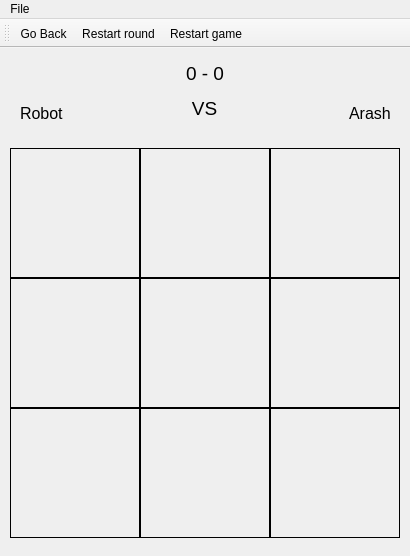
<?xml version="1.0" encoding="UTF-8"?>
<ui version="4.0">
 <class>MainWindow</class>
 <widget class="QMainWindow" name="MainWindow">
  <property name="geometry">
   <rect>
    <x>0</x>
    <y>0</y>
    <width>410</width>
    <height>556</height>
   </rect>
  </property>
  <property name="windowTitle">
   <string>MainWindow</string>
  </property>
  <property name="windowIcon">
   <iconset resource="resources.qrc">
    <normaloff>:/images/TicTacToe.png</normaloff>:/images/TicTacToe.png</iconset>
  </property>
  <property name="styleSheet">
   <string notr="true"/>
  </property>
  <widget class="QWidget" name="centralwidget">
   <widget class="QLabel" name="player1Label">
    <property name="geometry">
     <rect>
      <x>20</x>
      <y>50</y>
      <width>71</width>
      <height>31</height>
     </rect>
    </property>
    <property name="font">
     <font>
      <pointsize>12</pointsize>
     </font>
    </property>
    <property name="text">
     <string>Robot</string>
    </property>
   </widget>
   <widget class="QLabel" name="player2Label">
    <property name="geometry">
     <rect>
      <x>349</x>
      <y>50</y>
      <width>41</width>
      <height>31</height>
     </rect>
    </property>
    <property name="font">
     <font>
      <pointsize>12</pointsize>
     </font>
    </property>
    <property name="text">
     <string>Arash</string>
    </property>
   </widget>
   <widget class="QLabel" name="winsLabel">
    <property name="geometry">
     <rect>
      <x>184</x>
      <y>10</y>
      <width>42</width>
      <height>31</height>
     </rect>
    </property>
    <property name="font">
     <font>
      <pointsize>14</pointsize>
     </font>
    </property>
    <property name="text">
     <string>0 - 0</string>
    </property>
    <property name="alignment">
     <set>Qt::AlignCenter</set>
    </property>
   </widget>
   <widget class="QPushButton" name="board_00">
    <property name="geometry">
     <rect>
      <x>10</x>
      <y>100</y>
      <width>130</width>
      <height>130</height>
     </rect>
    </property>
    <property name="font">
     <font>
      <pointsize>33</pointsize>
      <weight>50</weight>
      <bold>false</bold>
     </font>
    </property>
    <property name="cursor">
     <cursorShape>PointingHandCursor</cursorShape>
    </property>
    <property name="styleSheet">
     <string notr="true">QPushButton{
	border: 1px solid #000;
}

QPushButton:hover{
	background-color: rgb(161, 161, 161);
}</string>
    </property>
    <property name="text">
     <string/>
    </property>
    <property name="X" stdset="0">
     <number>0</number>
    </property>
    <property name="Y" stdset="0">
     <number>0</number>
    </property>
   </widget>
   <widget class="QLabel" name="vsLabel">
    <property name="geometry">
     <rect>
      <x>189</x>
      <y>45</y>
      <width>31</width>
      <height>31</height>
     </rect>
    </property>
    <property name="font">
     <font>
      <pointsize>14</pointsize>
     </font>
    </property>
    <property name="text">
     <string>VS</string>
    </property>
    <property name="alignment">
     <set>Qt::AlignCenter</set>
    </property>
   </widget>
   <widget class="QPushButton" name="board_01">
    <property name="geometry">
     <rect>
      <x>140</x>
      <y>100</y>
      <width>130</width>
      <height>130</height>
     </rect>
    </property>
    <property name="font">
     <font>
      <pointsize>33</pointsize>
      <weight>50</weight>
      <bold>false</bold>
     </font>
    </property>
    <property name="cursor">
     <cursorShape>PointingHandCursor</cursorShape>
    </property>
    <property name="styleSheet">
     <string notr="true">QPushButton{
	border: 1px solid #000;
}

QPushButton:hover{
	background-color: rgb(161, 161, 161);
}</string>
    </property>
    <property name="text">
     <string/>
    </property>
    <property name="X" stdset="0">
     <number>1</number>
    </property>
    <property name="Y" stdset="0">
     <number>0</number>
    </property>
   </widget>
   <widget class="QPushButton" name="board_02">
    <property name="geometry">
     <rect>
      <x>270</x>
      <y>100</y>
      <width>130</width>
      <height>130</height>
     </rect>
    </property>
    <property name="font">
     <font>
      <pointsize>33</pointsize>
      <weight>50</weight>
      <bold>false</bold>
     </font>
    </property>
    <property name="cursor">
     <cursorShape>PointingHandCursor</cursorShape>
    </property>
    <property name="styleSheet">
     <string notr="true">QPushButton{
	border: 1px solid #000;
}

QPushButton:hover{
	background-color: rgb(161, 161, 161);
}</string>
    </property>
    <property name="text">
     <string/>
    </property>
    <property name="X" stdset="0">
     <number>2</number>
    </property>
    <property name="Y" stdset="0">
     <number>0</number>
    </property>
   </widget>
   <widget class="QPushButton" name="board_10">
    <property name="geometry">
     <rect>
      <x>10</x>
      <y>230</y>
      <width>130</width>
      <height>130</height>
     </rect>
    </property>
    <property name="font">
     <font>
      <pointsize>33</pointsize>
      <weight>50</weight>
      <bold>false</bold>
     </font>
    </property>
    <property name="cursor">
     <cursorShape>PointingHandCursor</cursorShape>
    </property>
    <property name="styleSheet">
     <string notr="true">QPushButton{
	border: 1px solid #000;
}

QPushButton:hover{
	background-color: rgb(161, 161, 161);
}</string>
    </property>
    <property name="text">
     <string/>
    </property>
    <property name="X" stdset="0">
     <number>0</number>
    </property>
    <property name="Y" stdset="0">
     <number>1</number>
    </property>
   </widget>
   <widget class="QPushButton" name="board_12">
    <property name="geometry">
     <rect>
      <x>270</x>
      <y>230</y>
      <width>130</width>
      <height>130</height>
     </rect>
    </property>
    <property name="font">
     <font>
      <pointsize>33</pointsize>
      <weight>50</weight>
      <bold>false</bold>
     </font>
    </property>
    <property name="cursor">
     <cursorShape>PointingHandCursor</cursorShape>
    </property>
    <property name="styleSheet">
     <string notr="true">QPushButton{
	border: 1px solid #000;
}

QPushButton:hover{
	background-color: rgb(161, 161, 161);
}</string>
    </property>
    <property name="text">
     <string/>
    </property>
    <property name="X" stdset="0">
     <number>2</number>
    </property>
    <property name="Y" stdset="0">
     <number>1</number>
    </property>
   </widget>
   <widget class="QPushButton" name="board_11">
    <property name="geometry">
     <rect>
      <x>140</x>
      <y>230</y>
      <width>130</width>
      <height>130</height>
     </rect>
    </property>
    <property name="font">
     <font>
      <pointsize>33</pointsize>
      <weight>50</weight>
      <bold>false</bold>
     </font>
    </property>
    <property name="cursor">
     <cursorShape>PointingHandCursor</cursorShape>
    </property>
    <property name="styleSheet">
     <string notr="true">QPushButton{
	border: 1px solid #000;
}

QPushButton:hover{
	background-color: rgb(161, 161, 161);
}</string>
    </property>
    <property name="text">
     <string/>
    </property>
    <property name="X" stdset="0">
     <number>1</number>
    </property>
    <property name="Y" stdset="0">
     <number>1</number>
    </property>
   </widget>
   <widget class="QPushButton" name="board_20">
    <property name="geometry">
     <rect>
      <x>10</x>
      <y>360</y>
      <width>130</width>
      <height>130</height>
     </rect>
    </property>
    <property name="font">
     <font>
      <pointsize>33</pointsize>
      <weight>50</weight>
      <bold>false</bold>
     </font>
    </property>
    <property name="cursor">
     <cursorShape>PointingHandCursor</cursorShape>
    </property>
    <property name="styleSheet">
     <string notr="true">QPushButton{
	border: 1px solid #000;
}

QPushButton:hover{
	background-color: rgb(161, 161, 161);
}</string>
    </property>
    <property name="text">
     <string/>
    </property>
    <property name="X" stdset="0">
     <number>0</number>
    </property>
    <property name="Y" stdset="0">
     <number>2</number>
    </property>
   </widget>
   <widget class="QPushButton" name="board_22">
    <property name="geometry">
     <rect>
      <x>270</x>
      <y>360</y>
      <width>130</width>
      <height>130</height>
     </rect>
    </property>
    <property name="font">
     <font>
      <pointsize>33</pointsize>
      <weight>50</weight>
      <bold>false</bold>
     </font>
    </property>
    <property name="cursor">
     <cursorShape>PointingHandCursor</cursorShape>
    </property>
    <property name="styleSheet">
     <string notr="true">QPushButton{
	border: 1px solid #000;
}

QPushButton:hover{
	background-color: rgb(161, 161, 161);
}</string>
    </property>
    <property name="text">
     <string/>
    </property>
    <property name="X" stdset="0">
     <number>2</number>
    </property>
    <property name="Y" stdset="0">
     <number>2</number>
    </property>
   </widget>
   <widget class="QPushButton" name="board_21">
    <property name="geometry">
     <rect>
      <x>140</x>
      <y>360</y>
      <width>130</width>
      <height>130</height>
     </rect>
    </property>
    <property name="font">
     <font>
      <pointsize>33</pointsize>
      <weight>50</weight>
      <bold>false</bold>
     </font>
    </property>
    <property name="cursor">
     <cursorShape>PointingHandCursor</cursorShape>
    </property>
    <property name="styleSheet">
     <string notr="true">QPushButton{
	border: 1px solid #000;
}

QPushButton:hover{
	background-color: rgb(161, 161, 161);
}</string>
    </property>
    <property name="text">
     <string/>
    </property>
    <property name="X" stdset="0">
     <number>1</number>
    </property>
    <property name="Y" stdset="0">
     <number>2</number>
    </property>
   </widget>
  </widget>
  <widget class="QMenuBar" name="menubar">
   <property name="geometry">
    <rect>
     <x>0</x>
     <y>0</y>
     <width>410</width>
     <height>20</height>
    </rect>
   </property>
   <widget class="QMenu" name="menuFile">
    <property name="title">
     <string>File</string>
    </property>
    <addaction name="actionNew_game"/>
    <addaction name="actionRestart_Round"/>
    <addaction name="actionMain_Menu"/>
    <addaction name="actionExit"/>
   </widget>
   <addaction name="menuFile"/>
  </widget>
  <widget class="QToolBar" name="toolBar">
   <property name="windowTitle">
    <string>toolBar</string>
   </property>
   <attribute name="toolBarArea">
    <enum>TopToolBarArea</enum>
   </attribute>
   <attribute name="toolBarBreak">
    <bool>false</bool>
   </attribute>
   <addaction name="actionMain_Menu"/>
   <addaction name="actionRestart_Round"/>
   <addaction name="actionNew_game"/>
  </widget>
  <action name="actionNew_game">
   <property name="icon">
    <iconset resource="resources.qrc">
     <normaloff>:/images/new-game.png</normaloff>:/images/new-game.png</iconset>
   </property>
   <property name="text">
    <string>Restart game</string>
   </property>
   <property name="shortcut">
    <string>Ctrl+N</string>
   </property>
  </action>
  <action name="actionRestart_Round">
   <property name="icon">
    <iconset resource="resources.qrc">
     <normaloff>:/images/restart.png</normaloff>:/images/restart.png</iconset>
   </property>
   <property name="text">
    <string>Restart round</string>
   </property>
   <property name="shortcut">
    <string>Ctrl+R</string>
   </property>
  </action>
  <action name="actionMain_Menu">
   <property name="icon">
    <iconset resource="resources.qrc">
     <normaloff>:/images/go-back.png</normaloff>:/images/go-back.png</iconset>
   </property>
   <property name="text">
    <string>Go Back</string>
   </property>
   <property name="shortcut">
    <string>Ctrl+M</string>
   </property>
  </action>
  <action name="actionExit">
   <property name="text">
    <string>Exit</string>
   </property>
   <property name="shortcut">
    <string>Ctrl+Q</string>
   </property>
  </action>
 </widget>
 <tabstops>
  <tabstop>board_00</tabstop>
  <tabstop>board_01</tabstop>
  <tabstop>board_02</tabstop>
  <tabstop>board_10</tabstop>
  <tabstop>board_11</tabstop>
  <tabstop>board_12</tabstop>
  <tabstop>board_20</tabstop>
  <tabstop>board_21</tabstop>
  <tabstop>board_22</tabstop>
 </tabstops>
 <resources>
  <include location="resources.qrc"/>
 </resources>
 <connections/>
</ui>
